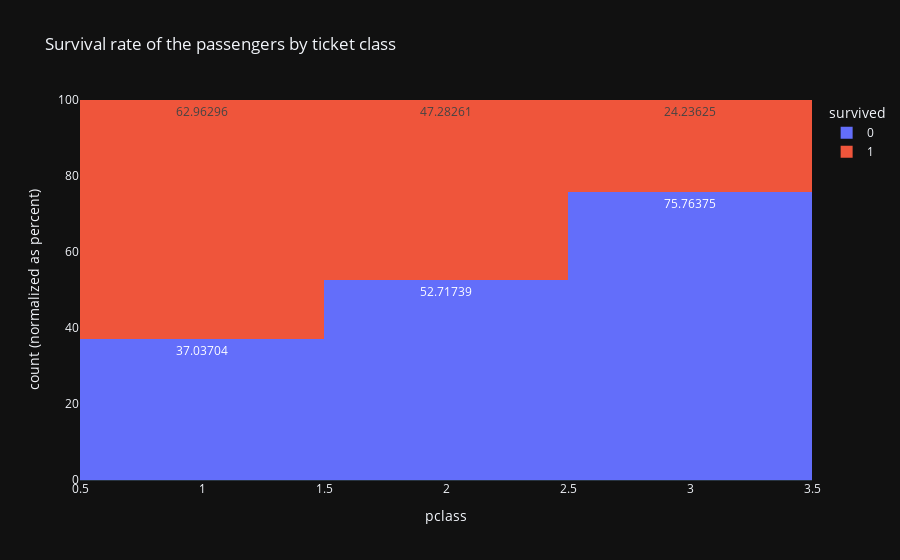

The notebook cell this image was saved under:
### Markdown cell above
Let's take a look at the survival rate by `Pclass`.

### Code cell
fig = px.histogram(
    df,
    x="pclass",
    text_auto=True,
    title="Survival rate of the passengers by ticket class",
    color="survived",
    barmode="stack",
    barnorm="percent",
)
fig.show()

### Figure 1 — Plotly figure (JSON) as saved in the notebook; plotly's stock layout.template omitted (floating-point values rounded to 4 significant figures; data arrays with more than 128 entries replaced by an {"elided": "..."} marker saying what was removed)
{"data": [{"alignmentgroup": "True", "bingroup": "x", "hovertemplate": "survived=0<br>pclass=%{x}<br>count (normalized as percent)=%{y}<extra></extra>", "legendgroup": "0", "marker": {"color": "#636efa", "pattern": {"shape": ""}}, "name": "0", "offsetgroup": "0", "orientation": "v", "showlegend": true, "texttemplate": "%{value}", "type": "histogram", "x": {"elided": "549 int values"}, "xaxis": "x", "yaxis": "y"}, {"alignmentgroup": "True", "bingroup": "x", "hovertemplate": "survived=1<br>pclass=%{x}<br>count (normalized as percent)=%{y}<extra></extra>", "legendgroup": "1", "marker": {"color": "#EF553B", "pattern": {"shape": ""}}, "name": "1", "offsetgroup": "1", "orientation": "v", "showlegend": true, "texttemplate": "%{value}", "type": "histogram", "x": {"elided": "342 int values"}, "xaxis": "x", "yaxis": "y"}], "layout": {"barmode": "stack", "barnorm": "percent", "legend": {"title": {"text": "survived"}, "tracegroupgap": 0}, "title": {"text": "Survival rate of the passengers by ticket class"}, "xaxis": {"anchor": "y", "domain": [0, 1], "title": {"text": "pclass"}}, "yaxis": {"anchor": "x", "domain": [0, 1], "title": {"text": "count (normalized as percent)"}}}}
